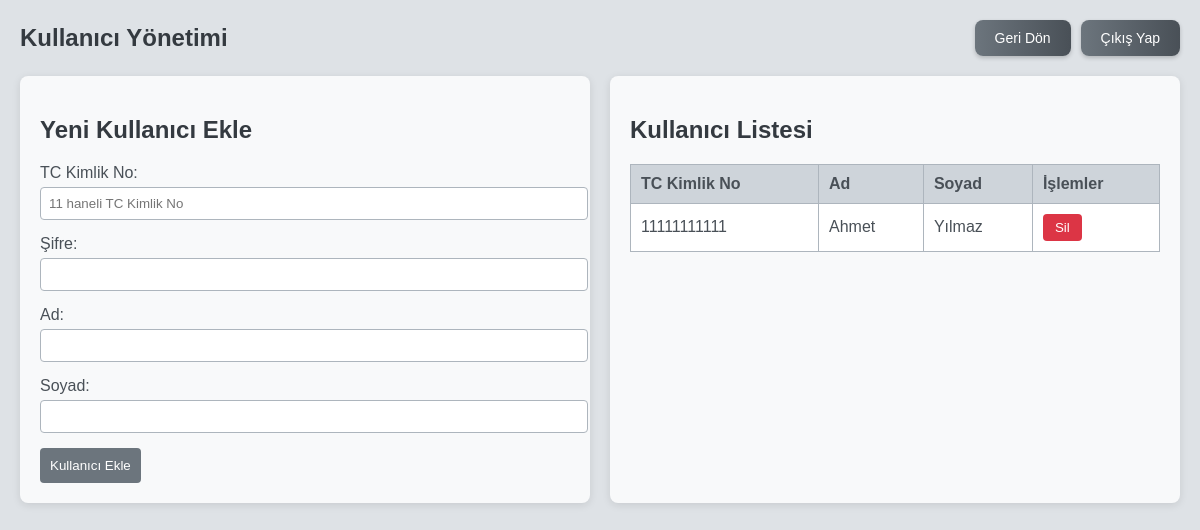
The app's page /kullanici_yonetim (signed in), older data.
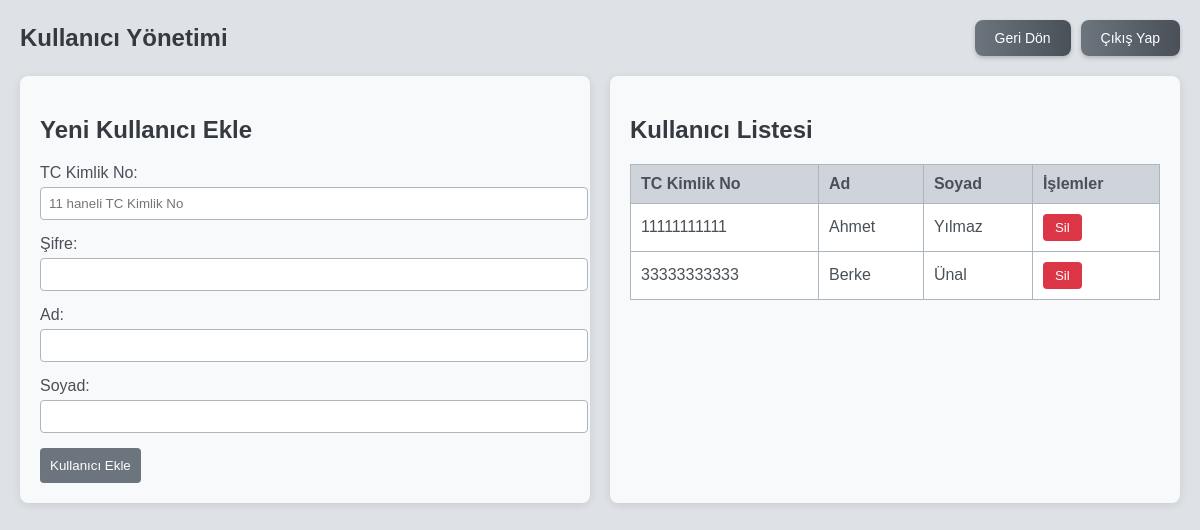
The same page, newer data.
### tables this page shows
CREATE TABLE kullanicilar (
            id TEXT PRIMARY KEY,
            tc TEXT  NOT NULL,
            sifre TEXT NOT NULL,
            ad TEXT NOT NULL,
            soyad TEXT NOT NULL,
            foto TEXT
        );

### app.py (the view, shortened to what this page needs)
@app.route('/kullanici_yonetim', methods=['GET', 'POST'])
def kullanici_yonetim():
    if 'tc' not in session or session.get('rol') != 'personel':
        return redirect(url_for('personel_giris'))
    conn = veritabani_baglantisi()
    cur = conn.cursor()
    odunc_kitaplar = None
    tc = None
    mevcut_kitaplar = None
    cur.execute('SELECT tc, ad, soyad FROM kullanicilar')
    kullanicilar = cur.fetchall()
    conn.close()
    return render_template('kullanici_yonetim.html',
                         odunc_kitaplar=odunc_kitaplar,
                         tc=tc,
                         mevcut_kitaplar=mevcut_kitaplar,
                         kullanicilar=kullanicilar)

### app.py (called while the page is built)
def veritabani_baglantisi() -> sqlite3.Connection:
    conn = sqlite3.connect('kutuphane.db')
    conn.row_factory = sqlite3.Row
    return conn

### templates/kullanici_yonetim.html (shortened to what this page needs)
<!DOCTYPE html>
<html lang="tr">
<head>
</head>
<body>
    <div class="app-container">
        <div class="library-section">
            <div class="header-title">
                <h1>Kullanıcı Yönetimi</h1>
                <div class="button-container">
                    <a href="{{ url_for('kutuphane_personel') }}" class="logout-btn">Geri Dön</a>
                    <a href="{{ url_for('personel_cikis') }}" class="logout-btn">Çıkış Yap</a>
                </div>
            </div>
            <div class="content-container">
                <div class="section">
                    <h2>Yeni Kullanıcı Ekle</h2>
                    <form action="{{ url_for('kullanici_yonetim') }}" method="POST">
                        <div class="form-group">
                            <label for="tc">TC Kimlik No:</label>
                            <input type="text" id="tc" name="tc" required pattern="\d{11}" maxlength="11" placeholder="11 haneli TC Kimlik No ">
                        </div>
                        <div class="form-group">
                            <label for="sifre">Şifre:</label>
                            <input type="password" id="sifre" name="sifre" required>
                        </div>
                        <div class="form-group">
                            <label for="ad">Ad:</label>
                            <input type="text" id="ad" name="ad" required>
                        </div>
                        <div class="form-group">
                            <label for="soyad">Soyad:</label>
                            <input type="text" id="soyad" name="soyad" required>
                        </div>
                        <button type="submit" class="submit-btn">Kullanıcı Ekle</button>
                    </form>
                </div>
                <div class="section">
                    <h2>Kullanıcı Listesi</h2>
                    <table>
                        <tr>
                            <th>TC Kimlik No</th>
                            <th>Ad</th>
                            <th>Soyad</th>
                            <th>İşlemler</th>
                        </tr>
                        {% for kullanici in kullanicilar %}
                        <tr>
                            <td>{{ kullanici['tc'] }}</td>
                            <td>{{ kullanici['ad'] }}</td>
                            <td>{{ kullanici['soyad'] }}</td>
                            <td>
                                <form action="{{ url_for('kullanici_yonetim') }}" method="POST" style="display:inline;">
                                    <button type="submit" class="delete-btn" onclick="return confirm('Bu kullanıcıyı silmek istediğinizden emin misiniz?');">Sil</button>
                                </form>
                            </td>
                        </tr>
                        {% endfor %}
                    </table>
                </div>
            </div>
        </div>
    </div>
</body>
</html>

### templates/kullanici_yonetim.html (style rules this page uses)
body { margin: 0; padding: 0; min-height: 100vh; overflow-x: hidden; background-color: #e9ecef; font-family: 'Arial', sans-serif; color: #343a40; }
.app-container { display: flex; min-height: 100vh; overflow-x: hidden; position: relative; }
.library-section { flex: 1; padding: 20px; background-color: #dee2e6; position: relative; }
.header-title { display: flex; justify-content: space-between; align-items: center; margin-bottom: 20px; }
.header-title h1 { margin: 0; font-size: 24px; font-weight: 600; color: #343a40; }
.button-container { display: flex; gap: 10px; }
.logout-btn { text-decoration: none; padding: 10px 20px; background: linear-gradient(90deg, #6c757d, #495057); color: white; border: none; border-radius: 8px; font-size: 14px; font-weight: 500; transition: all 0.3s ease; box-shadow: 0 2px 4px rgba(0, 0, 0, 0.2); cursor: pointer; text-align: center; }
.content-container { display: flex; gap: 20px; flex-wrap: wrap; }
.section { background: #f8f9fa; padding: 20px; border-radius: 8px; box-shadow: 0 2px 8px rgba(0, 0, 0, 0.1); flex: 1; min-width: 300px; }
table { border-collapse: collapse; width: 100%; margin-bottom: 20px; background-color: #fff; }
th, td { border: 1px solid #adb5bd; padding: 10px; text-align: left; color: #495057; }
th { background-color: #ced4da; font-weight: 600; }
tbody tr { transition: background-color 0.3s ease; }
.form-group { margin-bottom: 15px; }
.form-group label { display: block; margin-bottom: 5px; color: #495057; font-weight: 500; }
.form-group input, .form-group select { width: 100%; padding: 8px; border: 1px solid #adb5bd; border-radius: 4px; background-color: #fff; transition: border-color 0.3s ease, box-shadow 0.3s ease; }
.submit-btn { padding: 10px; background-color: #6c757d; color: white; border: none; border-radius: 4px; cursor: pointer; transition: background-color 0.3s ease, transform 0.1s ease; }
.delete-btn { padding: 6px 12px; background-color: #dc3545; color: white; border: none; border-radius: 4px; cursor: pointer; transition: background-color 0.3s ease, transform 0.1s ease; }

Row changes from the older to the newer data that the page shows:
removed kullanicilar: tc "11111111111", ad "Ahmet", soyad "Yılmaz"
added kullanicilar: tc "11111111111", ad "Ahmet", soyad "Yılmaz", tc "33333333333", ad "Berke", soyad "Ünal"
